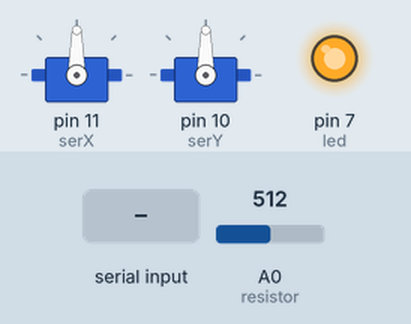
A sketch run on a simulated Arduino Uno, built with avr-gcc and run on an emulated ATmega328P. Shown: 2 × servo, output pins drawn as LEDs (lit = HIGH). The test bench sets the inputs (shaded band); at power-on: A0 (resistor) = 512.

Above: at 1.2 s.
1.3 s: A0 (resistor) set to 592
2.8 s: A0 (resistor) set to 615
At 3.9 s:
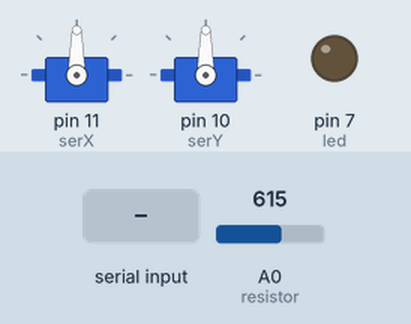
4.3 s: "Y" received over Serial
At 5.4 s:
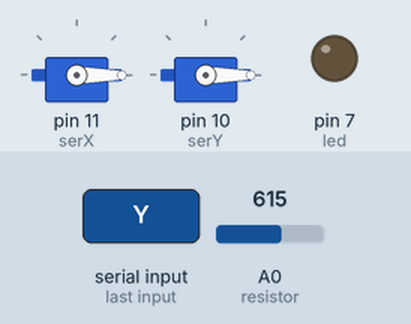
5.8 s: "30,150\n" received over Serial
At 6.8 s:
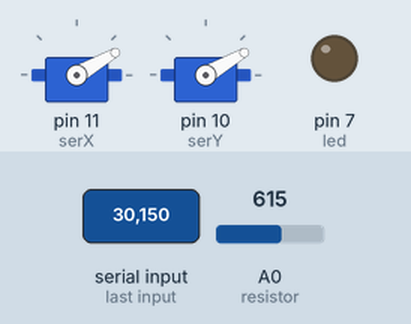
7.3 s: "200\n" received over Serial
At 7.8 s:
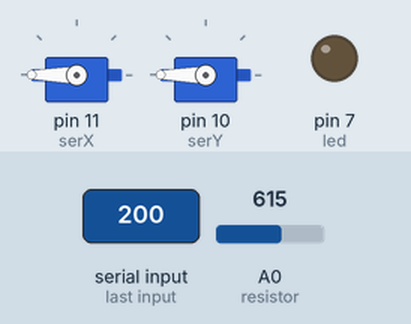
8.8 s: A0 (resistor) set to 590
At 9.7 s:
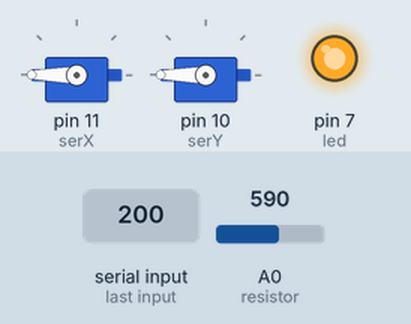
Timing chart, 0 to 11.3 s (numbered marks = the images above; inputs shaded):
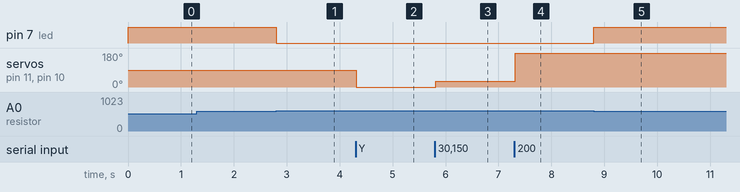

Measured:
- the behaviour switches between 600 and 601 on A0 (resistor) (found by bisection; images 0 and 1)
- after the input at 1.3 s, every drawn part: stays the same
- after the input at 2.8 s, pin 7 (led): HIGH → LOW at once
- after the input at 4.3 s, servo on pin 11 (serX), servo on pin 10 (serY): 90° → 0° at once
- after the input at 5.8 s, servo on pin 11 (serX), servo on pin 10 (serY): 0° → 30° at once
- after the input at 7.3 s, servo on pin 11 (serX), servo on pin 10 (serY): 30° → 180° at once
- after the input at 8.8 s, pin 7 (led): LOW → HIGH at once

The sketch:

arduinoInterpreter.ino
```cpp
#include<Servo.h>

Servo serX;
Servo serY;

String serialData;


int led=7;

int resistor=A0;
void setup() {

  serX.attach(11);
  serY.attach(10);
  Serial.begin(9600);
  Serial.setTimeout(10);

  pinMode(led,OUTPUT);
  pinMode(resistor,INPUT);
}

void loop() {


    int ldrStatus = analogRead(resistor);
    if(ldrStatus<=600)
     digitalWrite(led,HIGH);
    else
    digitalWrite(led,LOW);

}

void serialEvent() {
  serialData = Serial.readString();
  serX.write(parseDataX(serialData));
  serY.write(parseDataY(serialData));
}

int parseDataX(String data){
  data.remove(data.indexOf("Y"));
  data.remove(data.indexOf("X"), 1);
  return data.toInt();
}

int parseDataY(String data){
  data.remove(0,data.indexOf("Y") + 1);
  return data.toInt();
}
```
